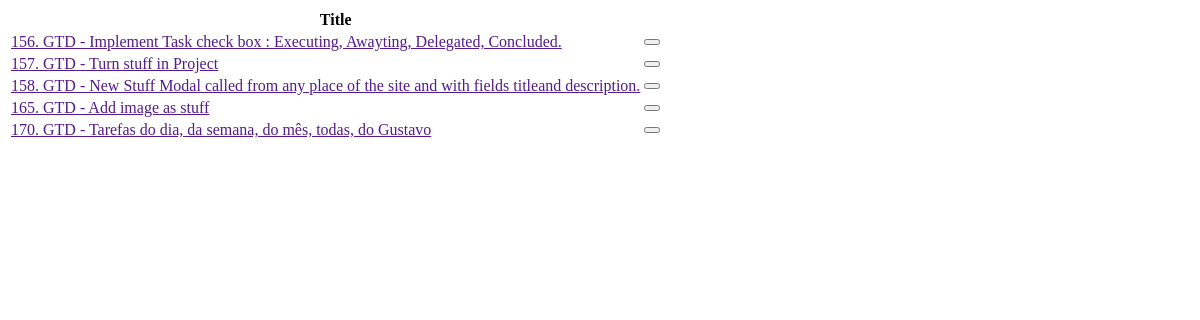
/inbox/stuff/list/ (signed in), run on an earlier commit of the app's database.
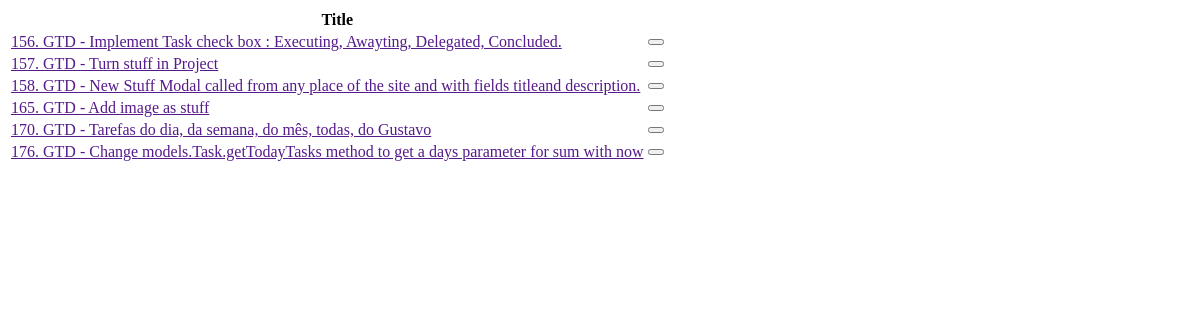
And on a later commit of the database.
### tasks/models.py (models this page shows, shortened)
class Task(models.Model):
    TYPE_CHOICES = {
        'ST': 'Stuff',
        'TK': 'Task',
        'PJ': 'Project',
        'RF': 'Reference',
    }
    user = models.ForeignKey(settings.AUTH_USER_MODEL, verbose_name='User', on_delete=models.CASCADE)
    type = models.CharField('Type', max_length=2, choices=TYPE_CHOICES, default='TK')
    title = models.CharField("Title", max_length=160)
    description = models.TextField("description", blank=True, null=True)
    dt_scheduled = models.DateTimeField("Scheduled for", blank=True, null=True, default=defautlSchedule)
    dt_completed = models.DateTimeField("Completed on", blank=True, null=True)
    dt_canceled  = models.DateTimeField("Completed on", blank=True, null=True)
    created = models.DateTimeField('Created', auto_now_add=True, null=True)
    modified = models.DateTimeField('Modified', auto_now=True, null=True)
    class Meta:
        verbose_name = 'Task'
        verbose_name_plural = 'Tasks'
        ordering = ['user', 'dt_completed','dt_scheduled']

### inbox/views.py (the view)
# urls.py: path('stuff/list/', display_stuffs, name='stuffs'),
@login_required
def display_stuffs(request):
    context = {
            'object_list': Task.objects.filter(user=request.user, type='ST'),
    }
    return render(request, 'inbox/stuff_list.html', context)

### inbox/templates/inbox/stuff_list.html (shortened to what this page needs)
<div id="stuffs" class="table-responsive">
    <table class="table table-hover table-bordered">
        <thead class="table-dark">
        <tr>
            <th colspan="2">Title</th>
        </tr>
        </thead>
        {% for item in object_list %}
        <tbody>
        <tr {% cycle "" "class='table-secondary'"%} >
            <td><a href="" >{{item.pk}}. {{item.title}}</a></td>
            <td><div class="btn-group end" role="group">
                <button type="button" class="btn btn-danger"
                       hx-delete="{% url 'inbox:delete_stuff' item.pk %}"
                       hx-confirm='Are you sure you wish to delete "{{item.pk}}. {{item.title}}" stuff?'
                       hx-target="#stuffs"
                       hx-swap="outerHTML"
                ></button>
            </div></td>
        </tr>
        </tbody>
        {% endfor %}
    </table>
</div>

What changed in the data, as far as the page shows it:
added Task: pk "176", title "GTD - Change models.Task.getTodayTasks method to get a days parameter for sum with now"
